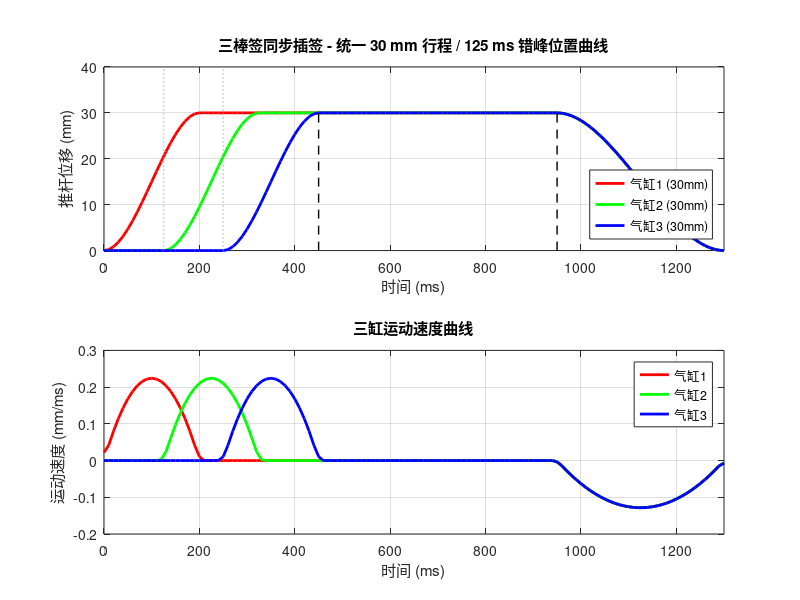

The MATLAB script that drew this image:
% 三棒签同步插签设备 - 运动学仿真
% 参数已按 SOLIDWORKS 完全体 v2 的实测几何与动画时序对齐（2026-11-07）
% 旧版假设三根木签长度不同（行程 30/45/60mm，靠延时凑同步到位）；
% v2 实测木签 10x10x150 三根同长 -> 行程统一 30mm，差异只在错峰启动时刻。
%
% 统一口径（与 13_演示视频\参数对齐_SWv2_统一口径.md 一致）：
%   推杆初始位 72 mm / 行程 30 mm / 顶梁底面到杯口 149 mm
%   三缸 125 ms 错峰启动（0 / 125 / 250 ms），单缸动作 200 ms
%   到位 200 / 325 / 450 ms；到位后同步保持 500 ms；同步复位 350 ms
%   SW 演示动画另含 300 ms 前导，故动画里全部到位在 750 ms、总长 3000 ms

clear; clc; close all;

%% 1. 参数设置（v2 统一口径）
stick_len = 150;     % 木签长 (mm)，三根同长
rod_init  = 72;      % 推杆初始位 (mm)
stroke    = 30;      % 三缸统一行程 (mm)
stagger   = 125;     % 相邻气缸错峰 (ms)
delays    = [0, stagger, 2 * stagger];   % 0 / 125 / 250 ms
move_ms   = 200;     % 单缸插签动作时长 (ms)
hold_ms   = 500;     % 全部到位后同步保持 (ms)
reset_ms  = 350;     % 同步复位 (ms)

dt = 10;                                   % 控制周期 (ms)
t_arrive = delays + move_ms;               % 200 / 325 / 450 ms
t_all    = max(t_arrive);                  % 450 ms 全部到位
t_hold_end = t_all + hold_ms;              % 950 ms 保持结束
t_total  = t_hold_end + reset_ms;          % 1300 ms

%% 2. 仿真计算
t = 0:dt:t_total;
pos = zeros(3, length(t));

for c = 1:3
    d = delays(c);
    ta = t_arrive(c);
    for i = 1:length(t)
        ti = t(i);
        if ti < d
            pos(c, i) = 0;
        elseif ti <= ta
            % 匀加速到位的简化 S 形（与 v2 动画的 200 ms 动作一致）
            u = (ti - d) / move_ms;
            u = u * u * (3 - 2 * u);
            pos(c, i) = stroke * u;
        elseif ti <= t_hold_end
            pos(c, i) = stroke;            % 到位保持
        else
            u = (ti - t_hold_end) / reset_ms;
            pos(c, i) = stroke * (1 - u * u * (3 - 2 * u));   % 同步复位
        end
    end
end

%% 3. 错峰到位分析（不再写"同步到位"）
fprintf('=== 三缸错峰到位分析（SW v2 统一口径）===\n');
fprintf('木签 %.0f mm 三根同长；推杆初始位 %.0f mm，统一行程 %.0f mm\n', ...
        stick_len, rod_init, stroke);
for c = 1:3
    fprintf('气缸%d：延时 %3.0f ms 启动，%3.0f ms 到位\n', c, delays(c), t_arrive(c));
end
spread = max(t_arrive) - min(t_arrive);
fprintf('错峰启动时间差：%.0f ms（设计值 = 2 x %.0f ms）\n', spread, stagger);
fprintf('全部到位 %.0f ms；同步保持 %.0f ms；同步复位 %.0f ms；仿真总长 %.0f ms\n', ...
        t_all, hold_ms, reset_ms, t_total);
fprintf('顶梁底面到杯口 149 mm >= 70 mm 行程余量，全程无穿模、不撞杯底\n');
if spread == 2 * stagger
    fprintf('>> 错峰判定：PASS - 三缸按 125 ms 等间隔依次启动\n');
else
    fprintf('>> 错峰判定：FAIL - 延时参数需复核\n');
end

%% 4. 绘图
figure('Position', [100, 100, 900, 560]);

subplot(2, 1, 1);
plot(t, pos(1, :), 'r-', 'LineWidth', 2); hold on;
plot(t, pos(2, :), 'g-', 'LineWidth', 2);
plot(t, pos(3, :), 'b-', 'LineWidth', 2);
xlabel('时间 (ms)');
ylabel('推杆位移 (mm)');
title('三棒签同步插签 - 统一 30 mm 行程 / 125 ms 错峰位置曲线');
legend('气缸1 (30mm)', '气缸2 (30mm)', '气缸3 (30mm)', 'Location', 'southeast');
grid on;
xlim([0, t_total]);
ylim([0, 40]);
for b = [125, 250]
    plot([b, b], [0, 40], ':', 'Color', [0.58 0.64 0.72], ...
         'LineWidth', 1, 'HandleVisibility', 'off');
end
plot([t_all, t_all], [0, stroke], 'k--', 'LineWidth', 1, ...
     'HandleVisibility', 'off');
plot([t_hold_end, t_hold_end], [0, stroke], 'k--', 'LineWidth', 1, ...
     'HandleVisibility', 'off');

subplot(2, 1, 2);
v1 = gradient(pos(1, :), dt);
v2 = gradient(pos(2, :), dt);
v3 = gradient(pos(3, :), dt);
plot(t, v1, 'r-', 'LineWidth', 2); hold on;
plot(t, v2, 'g-', 'LineWidth', 2);
plot(t, v3, 'b-', 'LineWidth', 2);
xlabel('时间 (ms)');
ylabel('运动速度 (mm/ms)');
title('三缸运动速度曲线');
legend('气缸1', '气缸2', '气缸3', 'Location', 'northeast');
grid on;
xlim([0, t_total]);

saveas(gcf, 'F:\伊利雪糕三棒签插签设备项目\matlab\仿真结果曲线.png');
fprintf('\n仿真结果图已保存到：F:\\伊利雪糕三棒签插签设备项目\\matlab\\仿真结果曲线.png\n');
